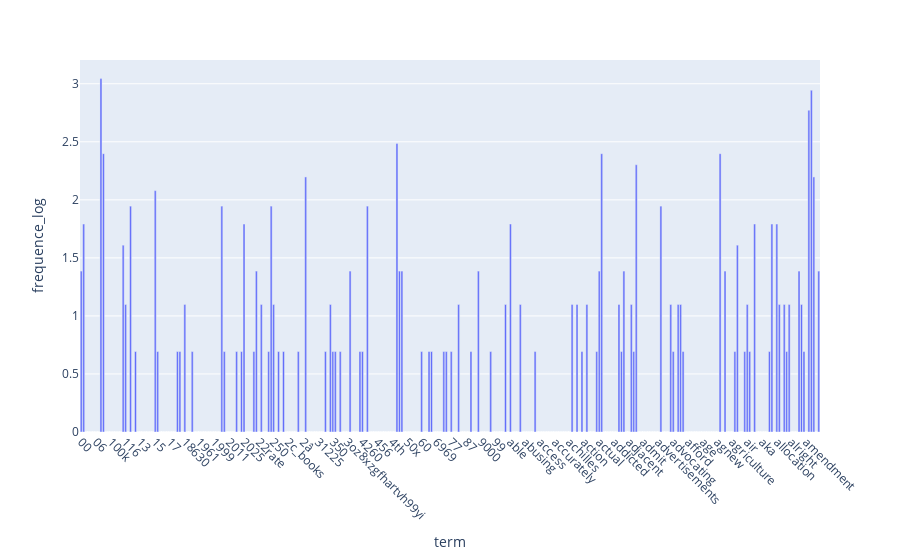

Notebook cell for this chart:
### Code cell
term_frequencies_log = [math.log(i) for i in term_frequencies]


draw_to=pd.DataFrame({"term":count_vect.get_feature_names_out()[0:300],
                  "frequence_log":term_frequencies_log[0:300]})
g=px.bar(draw_to,x="term",y="frequence_log")
g.update_traces(textposition="outside")
g.update_layout(xaxis_tickangle=45)
g.show()

### Figure 1 — Plotly figure (JSON) as saved in the notebook; plotly's stock layout.template omitted (floating-point values rounded to 4 significant figures; data arrays with more than 128 entries replaced by an {"elided": "..."} marker saying what was removed)
{"data": [{"hovertemplate": "term=%{x}<br>frequence_log=%{y}<extra></extra>", "legendgroup": "", "marker": {"color": "#636efa", "pattern": {"shape": ""}}, "name": "", "orientation": "v", "showlegend": false, "textposition": "outside", "type": "bar", "x": {"elided": "300 str values"}, "xaxis": "x", "y": {"elided": "300 float values"}, "yaxis": "y"}], "layout": {"barmode": "relative", "legend": {"tracegroupgap": 0}, "margin": {"t": 60}, "xaxis": {"anchor": "y", "domain": [0, 1], "tickangle": 45, "title": {"text": "term"}}, "yaxis": {"anchor": "x", "domain": [0, 1], "title": {"text": "frequence_log"}}}}
